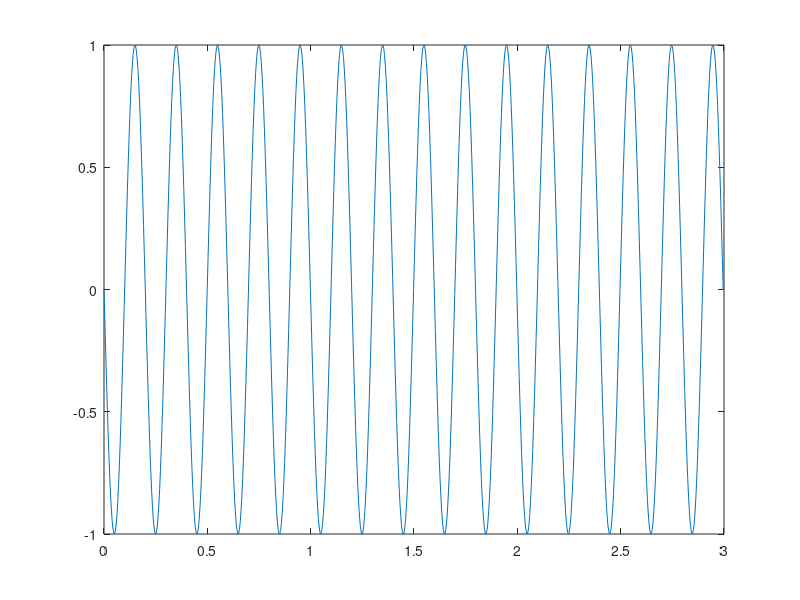
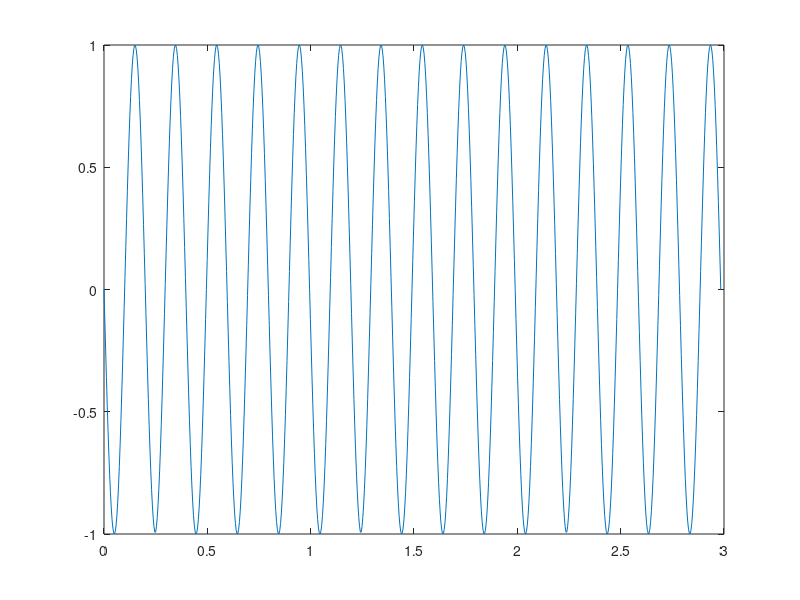
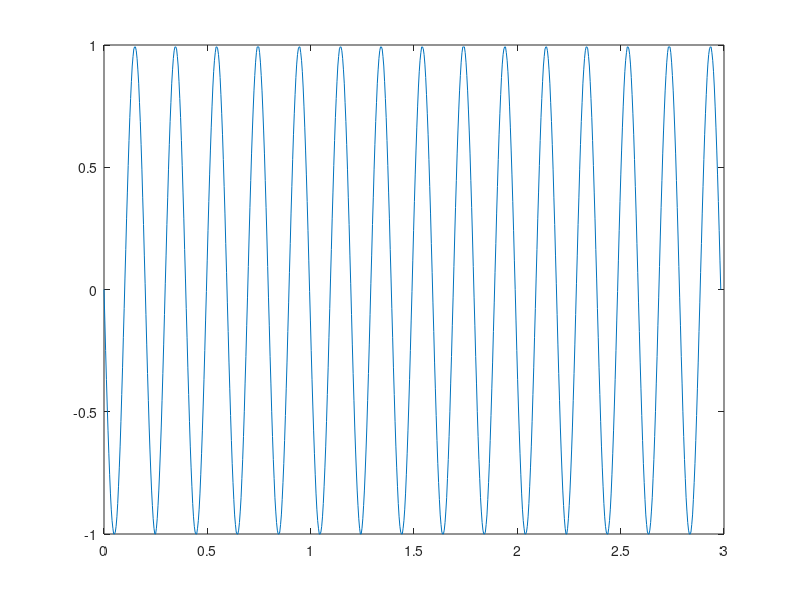
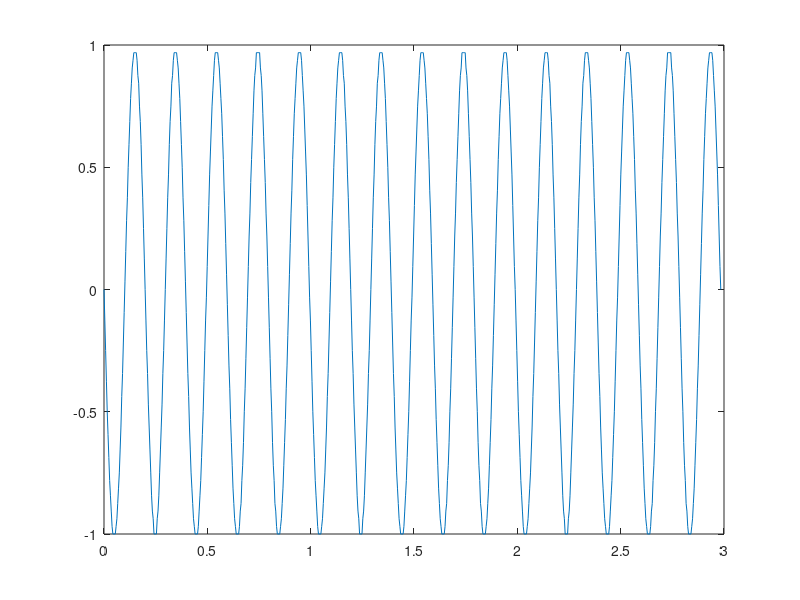

Here is the MATLAB script that generated these plots, in order:
file = fopen('simple_tone_not_quantified.txt');
X = [0:3/769:(3-3/769)];
A=textscan(file,'%f');
Array=A{1,1};
p_1=figure;
plot(X,Array)
print(p_1,'Plot_1','-dpng')
fclose(file);

file = fopen('q_16.txt');
X = [0:3/769:(3-12/769)];
A=textscan(file,'%f');
Array=A{1,1};
p_2=figure;
plot(X,Array)
print(p_2,'Plot_2','-dpng')
fclose(file);

file = fopen('q_8.txt');
A=textscan(file,'%f');
Array=A{1,1};
p_3=figure;
plot(X,Array)
print(p_3,'Plot_3','-dpng')
fclose(file);

file = fopen('q_6.txt');
A=textscan(file,'%f');
Array=A{1,1};
p_4=figure;
plot(X,Array)
print(p_4,'Plot_4','-dpng')
fclose(file);

file = fopen('q_4.txt');
A=textscan(file,'%f');
Array=A{1,1};
p_5=figure;
plot(X,Array)
print(p_5,'Plot_5','-dpng')
fclose(file);